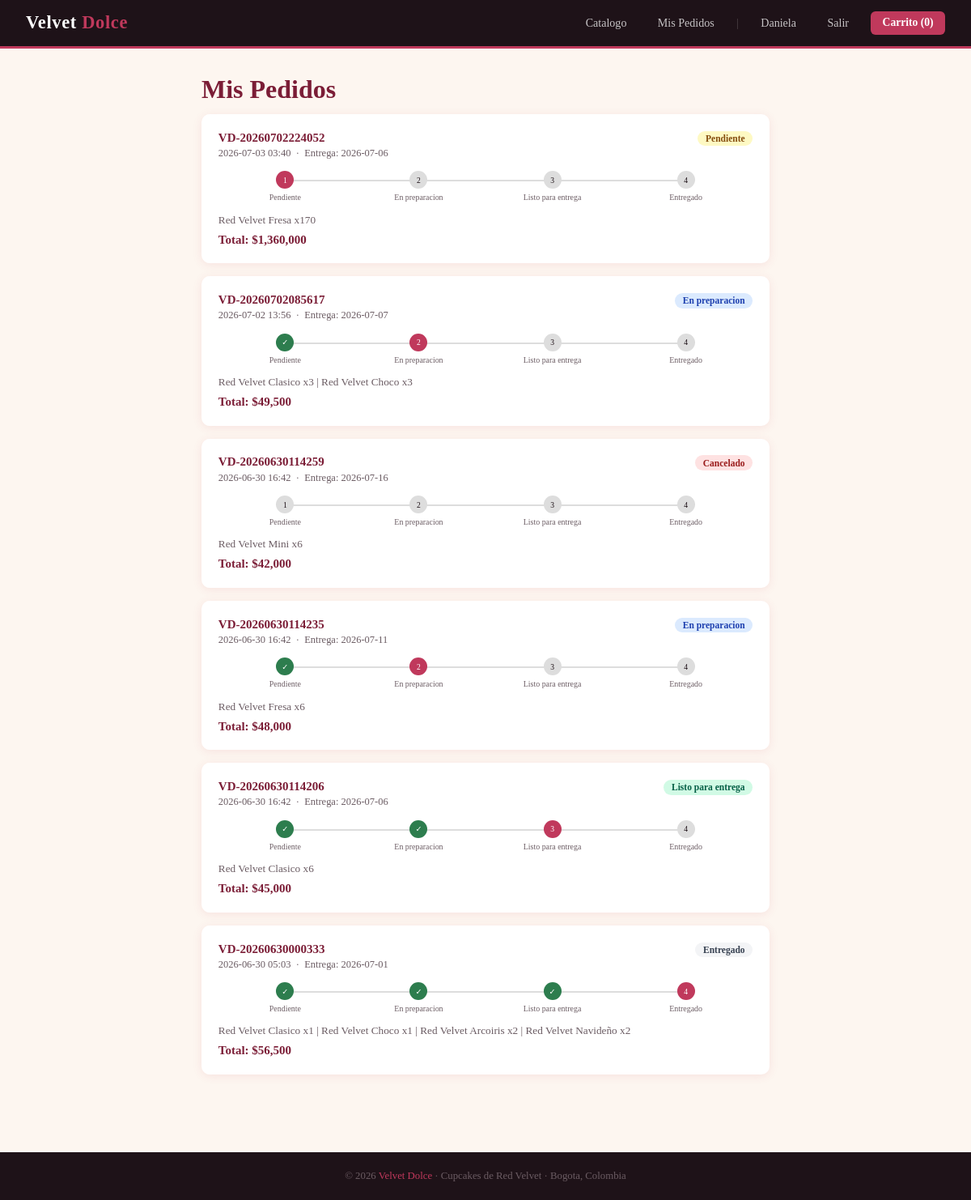
Page /mis-pedidos (signed in) on the committed database.
### tables this page shows
CREATE TABLE pedidos (
            id            INTEGER PRIMARY KEY AUTOINCREMENT,
            codigo        TEXT    UNIQUE NOT NULL,
            id_usuario    INTEGER NOT NULL,
            total         INTEGER NOT NULL,
            estado        TEXT    DEFAULT 'Pendiente',
            fecha         TEXT    DEFAULT CURRENT_TIMESTAMP,
            fecha_entrega TEXT,
            notas         TEXT
        );

### modulos/pedidos.py (the view)
@pedidos_bp.route("/mis-pedidos")
@login_requerido
def mis_pedidos():
    db = get_db()
    pedidos = db.execute("""
        SELECT p.*, GROUP_CONCAT(pr.nombre || ' x' || dp.cantidad, ' | ') AS items_str
        FROM pedidos p
        LEFT JOIN detalle_pedido dp ON dp.id_pedido = p.id
        LEFT JOIN productos pr ON pr.id = dp.id_producto
        WHERE p.id_usuario = ?
        GROUP BY p.id
        ORDER BY p.fecha DESC
    """, (session["user_id"],)).fetchall()
    pasos = ["Pendiente", "En preparacion", "Listo para entrega", "Entregado"]
    return render_template("mis_pedidos.html", pedidos=pedidos, pasos=pasos, BADGES=BADGES)

### modulos/database.py (called while the page is built)
def get_db():
    if "db" not in g:
        g.db = sqlite3.connect(DB)
        g.db.row_factory = sqlite3.Row
    return g.db

### modulos/pedidos.py (called while the page is built)
def login_requerido(f):
    from functools import wraps
    @wraps(f)
    def decorado(*args, **kwargs):
        if "user_id" not in session:
            flash("Debes iniciar sesion para continuar", "error")
            return redirect(url_for("usuarios.login"))
        return f(*args, **kwargs)
    return decorado

### templates/mis_pedidos.html (shortened to what this page needs)
{% extends "base.html" %}
{% block contenido %}
<div class="contenedor" style="max-width:750px">
  <h1>Mis Pedidos</h1>
  {% if not pedidos %}
    <div style="text-align:center;padding:3rem;color:var(--gris)">
      <p style="margin-bottom:1rem">No tienes pedidos aun.</p>
      <a href="{{ url_for('catalogo.index') }}" class="btn btn-primario">Hacer mi primer pedido</a>
    </div>
  {% else %}
    {% for p in pedidos %}
    {% set idx = pasos.index(p.estado) if p.estado in pasos else -1 %}
    <div class="pedido-card">
      <div class="pedido-cabeza">
        <div>
          <div class="pedido-codigo">{{ p.codigo }}</div>
          <div class="pedido-fecha">{{ p.fecha[:16] }} &nbsp;·&nbsp; Entrega: {{ p.fecha_entrega or 'No definida' }}</div>
        </div>
        <span class="badge {{ BADGES.get(p.estado, '') }}">{{ p.estado }}</span>
      </div>
      <div class="timeline">
        {% for paso in pasos %}
        {% set i = loop.index0 %}
        <div class="timeline-paso">
          <div class="timeline-punto {% if i < idx %}hecho{% elif i == idx %}activo{% endif %}">
            {% if i < idx %}✓{% else %}{{ i + 1 }}{% endif %}
          </div>
          <div class="timeline-label">{{ paso }}</div>
        </div>
        {% endfor %}
      </div>
      <div class="pedido-items">{{ p.items_str or 'Sin detalle' }}</div>
      <div class="pedido-total">Total: ${{ "{:,}".format(p.total) }}</div>
    </div>
    {% endfor %}
  {% endif %}
</div>
{% endblock %}

### templates/base.html (style rules this page uses)
:root { --rosa: #C0395C; --rosa-d: #7B1D36; --rosa-l: #F9E8EE; --crema: #FDF6F0; --oscuro: #1E1218; --gris: #6B5C63; --claro: #F5EEF2; --blanco: #FFFFFF; --verde: #2D7D4E; --radio: 10px; --sombra: 0 2px 12px rgba(192,57,92,.10); }
*, *::before, *::after { box-sizing: border-box; margin: 0; padding: 0; }
body { font-family: Georgia, serif; background: var(--crema); color: var(--oscuro); min-height: 100vh; font-size: 15px; }
h1 { font-size: 2rem; color: var(--rosa-d); margin-bottom: .75rem; }
.contenedor { max-width: 1100px; margin: 0 auto; padding: 2rem 1.5rem; }
.badge { display: inline-block; padding: .2rem .6rem; border-radius: 20px; font-size: .72rem; font-weight: 700; }
.badge-pending { background: #fef9c3; color: #854d0e; }
.badge-prep { background: #dbeafe; color: #1e40af; }
.badge-ready { background: #d1fae5; color: #065f46; }
.badge-delivered { background: #f3f4f6; color: #374151; }
.badge-cancelled { background: #fee2e2; color: #991b1b; }
.pedido-card { background: var(--blanco); border-radius: var(--radio); padding: 1.3rem; box-shadow: var(--sombra); margin-bottom: 1rem; }
.pedido-cabeza { display: flex; justify-content: space-between; align-items: flex-start; margin-bottom: .9rem; }
.pedido-codigo { font-weight: 700; color: var(--rosa-d); }
.pedido-fecha { font-size: .78rem; color: var(--gris); margin-top: .2rem; }
.timeline { display: flex; margin: .9rem 0; }
.timeline-paso { flex: 1; text-align: center; position: relative; }
.timeline-paso::before { content: ''; position: absolute; top: 11px; left: -50%; width: 100%; height: 2px; background: #ddd; z-index: 0; }
.timeline-paso:first-child::before { display: none; }
.timeline-punto { width: 22px; height: 22px; border-radius: 50%; background: #ddd; margin: 0 auto .3rem; display: flex; align-items: center; justify-content: center; font-size: .6rem; position: relative; z-index: 1; }
.timeline-punto.hecho { background: var(--verde); color: var(--blanco); }
.timeline-punto.activo { background: var(--rosa); color: var(--blanco); }
.timeline-label { font-size: .62rem; color: var(--gris); }
.pedido-items { font-size: .83rem; color: var(--gris); }
.pedido-total { font-weight: 700; color: var(--rosa-d); margin-top: .5rem; }

### rows in the picture
pedidos: codigo "VD-20260702224052", fecha "2026-07-03 03:40", fecha_entrega "2026-07-06", estado "Pendiente", i "1" "2" "4", pasos "Pendiente" "En preparacion" "Entregado", items_str "Red Velvet Fresa x170", total "1,360,000"
pedidos: i+1 "3", estado "Listo para entrega", codigo "VD-20260630114206", fecha "2026-06-30 16:42", fecha_entrega "2026-07-06", pasos "Pendiente" "En preparacion" "Entregado", i "4", items_str "Red Velvet Clasico x6", total "45,000"
pedidos: codigo "VD-20260702085617", fecha "2026-07-02 13:56", fecha_entrega "2026-07-07", estado "En preparacion", pasos "Pendiente" "En preparacion" "Entregado", i "2" "4", items_str "Red Velvet Clasico x3 | Red Velvet Choco x3", total "49,500"
pedidos: codigo "VD-20260630114259", fecha "2026-06-30 16:42", fecha_entrega "2026-07-16", estado "Cancelado", i "1" "2" "4", pasos "Pendiente" "En preparacion" "Entregado", items_str "Red Velvet Mini x6", total "42,000"
pedidos: codigo "VD-20260630114235", fecha "2026-06-30 16:42", fecha_entrega "2026-07-11", estado "En preparacion", pasos "Pendiente" "En preparacion" "Entregado", i "2" "4", items_str "Red Velvet Fresa x6", total "48,000"
pedidos: codigo "VD-20260630000333", fecha "2026-06-30 05:03", fecha_entrega "2026-07-01", estado "Entregado", pasos "Pendiente" "En preparacion" "Listo para entrega" "Entregado", i "4", items_str "Red Velvet Clasico x1 | Red Velvet Choco x1 | Red Velvet Arcoiris x2 | Red Velvet Navideño x2", total "56,500"

### other values in the picture
{{ session.get('nombre') }} "Daniela"
{{ carrito.values()|sum }} "0"
